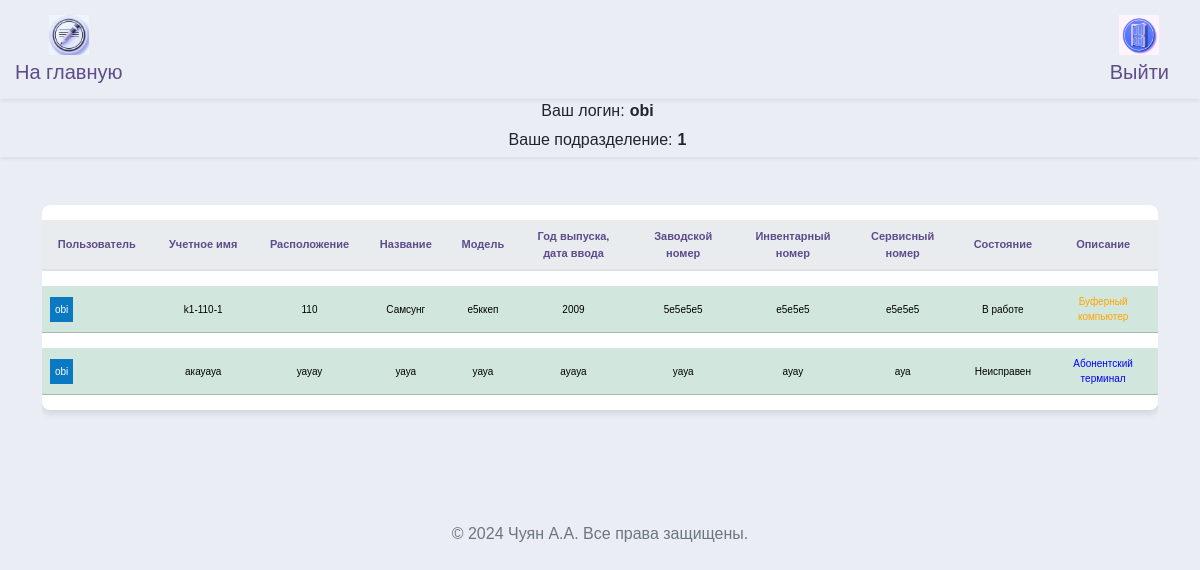
The app's page /arms_guest (signed in), older data.
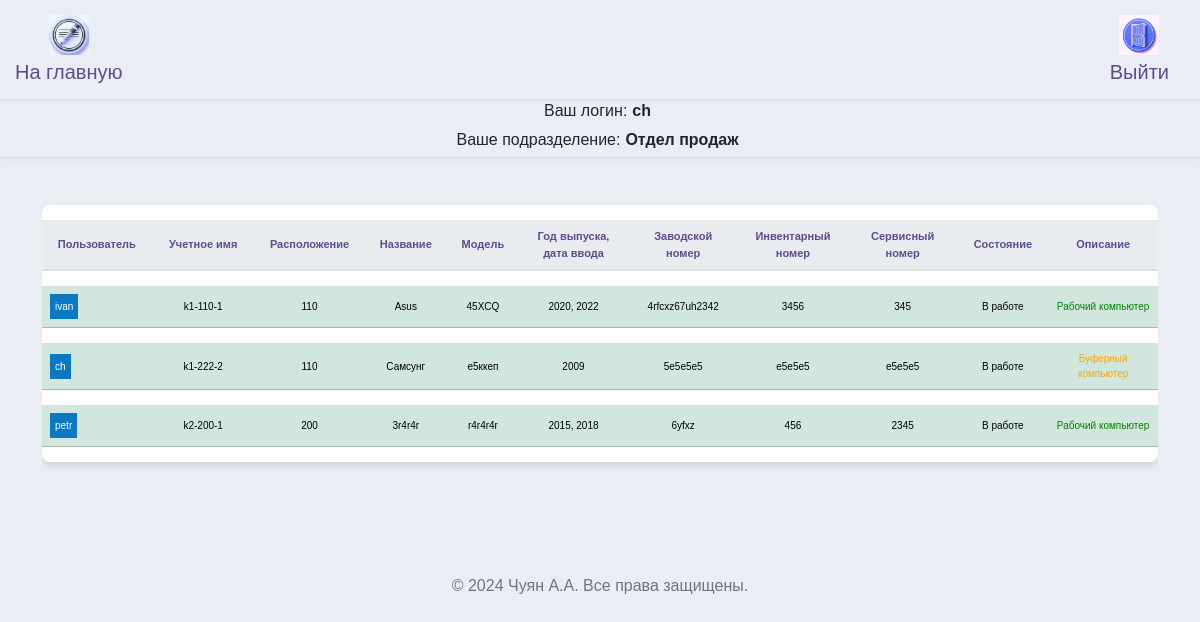
The same page, newer data.
### src/database/models.py (models this page shows, shortened)
class Worker(Base):
    __tablename__ = "worker"
    id = Column(Integer, primary_key=True)
    role = Column(Enum(Role), default=Role.guest)
    fio = Column(String)
    name = Column(String, unique=True)
    password = Column(String)
    department = Column(String)
    position = Column(String)
    description = Column(String, default=None)
    conn_worker_arm = relationship(
        "Arm", back_populates="conn_arm_worker"
    )

class Arm(Base):
    __tablename__ = "arm"
    id = Column(Integer, primary_key=True)
    title = Column(String, unique=True)
    department_arm = Column(String)
    location = Column(String)
    name = Column(String)
    model = Column(String)
    release = Column(String)
    num_serial = Column(String)
    num_invent = Column(String)
    num_service = Column(String)
    price = Column(String)
    formular = Column(String)
    state = Column(String)
    description = Column(String, default=None)
    description2 = Column(String, default=None)
    description3 = Column(String, default=None)
    id_worker = Column(Integer, ForeignKey("worker.id"), default=1)
    conn_arm_worker = relationship(
        "Worker", back_populates="conn_worker_arm"
    )

### src/frontend/router.py (the view)
@router.get("/arms")
async def get_arms(
    request: Request,
    worker: Worker = Depends(get_worker_or_redirect),
    session: AsyncSession = Depends(get_session),
):
    data = await CRUDArm.get_all_arm_sorted(session)
    data_worker = await CRUDWorker.get_all(session)
    return templates.TemplateResponse(
        "arms/index.html",
        {"request": request, "worker": worker, "data": data, "data_worker": data_worker},
    )

### src/frontend/template/guest/arms.html (shortened to what this page needs)
{% extends "base/base.html" %}
{% block content %}
<head>
</head>
<div class="row">
  <div class="col-12">
    <div class="table-responsive">
      <table class="table table-hover table-shadow table-rounded">
        <thead>
          <tr>
            <th scope="col" >Пользователь</th>
            <th scope="col" >Учетное имя</th>
            <th scope="col" >Расположение</th>
            <th scope="col" >Название</th>
            <th scope="col" >Модель</th>
            <th scope="col" >Год выпуска, дата ввода</th>
            <th scope="col" >Заводской номер</th>
            <th scope="col" >Инвентарный номер</th>
            <th scope="col" >Сервисный номер</th>
            <th scope="col" >Состояние</th>
            <th scope="col" >Описание</th>
          </tr>
        </thead>
        <tbody class="text-center">
          {% for tuple in data %}
            {% set object = tuple %}
              {% if object.department_arm == worker.department %}
                {% for tuple2 in data_worker %}
                  {% if tuple2.id == object.id_worker %}
                    {% set varUserName = tuple2.name %}
                    {% set varUserId = tuple2.id %}
                    <tr class="table-success">
                      <td>
                        <div style="display: flex;">
                          <span style="padding: 5px;
                            {% if varUserName == 'Нет пользователя' %}
                              background-color: #ff0000;
                            {% else %}
                              background-color: #0b79c2;
                            {% endif %}
                            color: white;">
                            {{varUserName}}
                          </span>
                        </div>
                      </td>
                      <td>{{ object.title }}</td>
                      <td>{{ object.location }}</td>
                      <td>{{ object.name }}</td>
                      <td>{{ object.model }}</td>
                      <td>{{ object.release }}</td>
                      <td>{{ object.num_serial }}</td>
                      <td>{{ object.num_invent }}</td>
                      <td>{{ object.num_service }}</td>
                      <td>{{ object.state }}</td>
                      <td {% if object.description == "Буферный компьютер" %}style="color: orange;"{% elif object.description == "Абонентский терминал" %}style="color: blue;"{% elif object.description == "Рабочий компьютер" %}style="color: green;"{% endif %}>{{ object.description }}</td>
                    </tr>
                {% endif %}
              {% endfor %}
            {% endif %}
          {% endfor %}
        </tbody>
      </table>
    </div>
  </div>
</div>
{% endblock %}

### src/frontend/template/base/info.html (shortened to what this page needs)
<nav class="info navbar-expand-lg navbar-light shadow-sm">
  <div class="user-info">
    <div class="d-flex align-items-center">
      <span class="label">Ваш логин:</span>
      <span class="value">{{ worker.name }}</span>
    </div>
    <div class="d-flex align-items-center">
      <span class="label">Ваше подразделение:</span>
      <span class="value">{{ worker.department }}</span>
    </div>
  </div>
</nav>

Row changes from the older to the newer data that the page shows:
removed Arm: title "акауауа", location "уауау", name "уауа", model "уауа", release "ауауа", num_serial "уауа", num_invent "ауау", num_service "ауа", state "Неисправен", description "Абонентский терминал", Worker (name "obi")
changed Worker: name "obi" → "ch"; department "1" → "Отдел продаж"
added Arm: title "k1-110-1", location "110", name "Asus", model "45XCQ", release "2020, 2022", num_serial "4rfcxz67uh2342", num_invent "3456", num_service "345", state "В работе", description "Рабочий компьютер"
now on this page (row edited): Worker: name "ivan"
changed Arm "Самсунг": title "k1-110-1" → "k1-222-2"
added Arm: title "k2-200-1", location "200", name "3r4r4r", model "r4r4r4r", release "2015, 2018", num_serial "6yfxz", num_invent "456", num_service "2345", state "В работе", description "Рабочий компьютер"
now on this page (row edited): Worker: name "petr"
